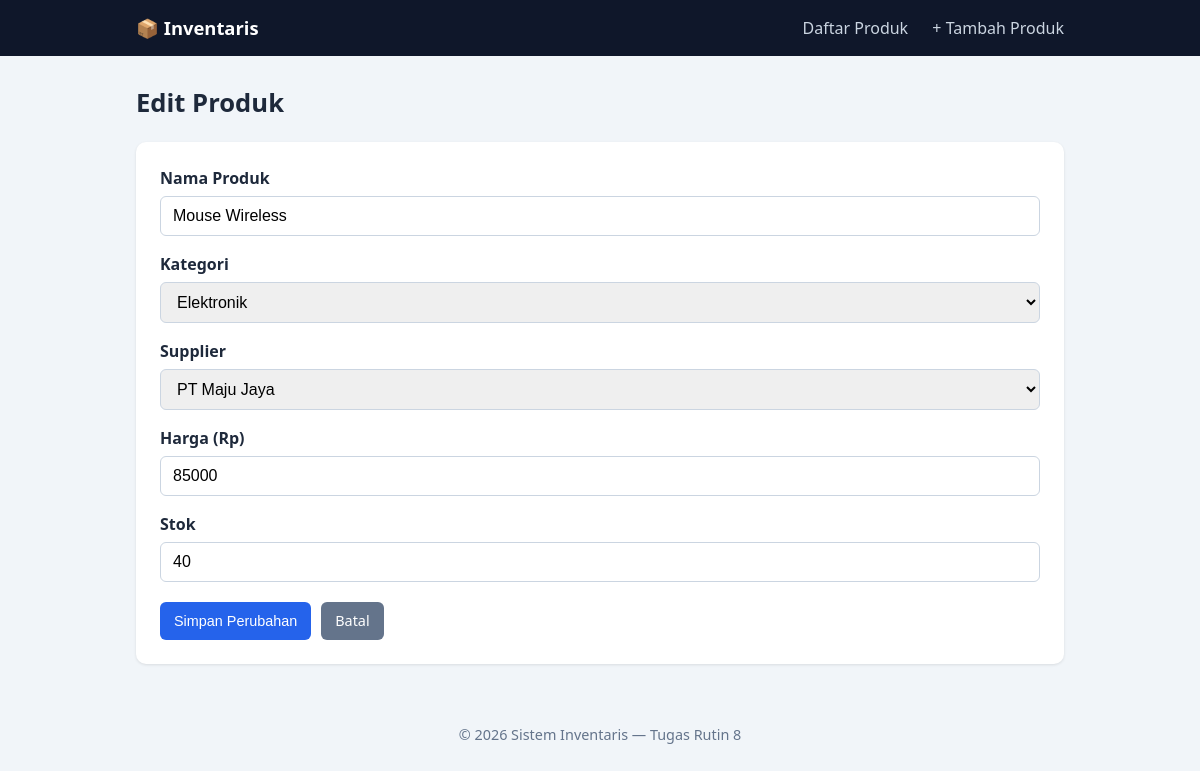
The page /edit.php?id=1 on the database its author committed.
### tables this page shows
CREATE TABLE `produk` (
  `id` int(11) NOT NULL,
  `nama` varchar(150) NOT NULL,
  `kategori_id` int(11) NOT NULL,
  `supplier_id` int(11) NOT NULL,
  `harga` int(11) NOT NULL,
  `stok` int(11) NOT NULL DEFAULT 0,
  `created_at` timestamp NOT NULL DEFAULT current_timestamp()
);

CREATE TABLE `kategori` (
  `id` int(11) NOT NULL,
  `nama` varchar(100) NOT NULL
);

CREATE TABLE `supplier` (
  `id` int(11) NOT NULL,
  `nama` varchar(100) NOT NULL,
  `telepon` varchar(20) DEFAULT NULL,
  `alamat` varchar(255) DEFAULT NULL
);

### includes/helpers.php (called while the page is built, shortened)
<?php
function e(?string $nilai): string
{
    return htmlspecialchars((string) $nilai, ENT_QUOTES, 'UTF-8');
}

### edit.php (the view, shortened to what this page needs)
<?php
require_once __DIR__ . '/includes/helpers.php';
$id = filter_var($_GET['id'] ?? '', FILTER_VALIDATE_INT);
$pdo = Database::getInstance()->getConnection();
$stmt = $pdo->prepare("SELECT * FROM produk WHERE id = :id");
$stmt->execute([':id' => $id]);
$produk = $stmt->fetch();
$kategori = $pdo->query("SELECT id, nama FROM kategori ORDER BY nama")->fetchAll();
$supplier = $pdo->query("SELECT id, nama FROM supplier ORDER BY nama")->fetchAll();
$old = $_SESSION['old'] ?? [];
$data = array_merge($produk, $old);
require __DIR__ . '/includes/header.php';
?>
<h1>Edit Produk</h1>
<div class="card">
    <form action="update.php" method="POST">
        <div class="form-group">
            <label for="nama">Nama Produk</label>
            <input type="text" id="nama" name="nama" value="<?= e($data['nama']) ?>" required>
        </div>
        <div class="form-group">
            <label for="kategori_id">Kategori</label>
            <select id="kategori_id" name="kategori_id" required>
                <?php foreach ($kategori as $k): ?>
                    <option value="<?= (int) $k['id'] ?>"
                        <?= ((string) $data['kategori_id'] === (string) $k['id']) ? 'selected' : '' ?>>
                        <?= e($k['nama']) ?>
                    </option>
                <?php endforeach; ?>
            </select>
        </div>
        <div class="form-group">
            <label for="supplier_id">Supplier</label>
            <select id="supplier_id" name="supplier_id" required>
                <?php foreach ($supplier as $s): ?>
                    <option value="<?= (int) $s['id'] ?>"
                        <?= ((string) $data['supplier_id'] === (string) $s['id']) ? 'selected' : '' ?>>
                        <?= e($s['nama']) ?>
                    </option>
                <?php endforeach; ?>
            </select>
        </div>
        <div class="form-group">
            <label for="harga">Harga (Rp)</label>
            <input type="number" id="harga" name="harga" min="0" value="<?= e((string) $data['harga']) ?>" required>
        </div>
        <div class="form-group">
            <label for="stok">Stok</label>
            <input type="number" id="stok" name="stok" min="0" value="<?= e((string) $data['stok']) ?>" required>
        </div>
        <div class="form-actions">
            <button type="submit" class="btn">Simpan Perubahan</button>
            <a href="index.php" class="btn btn-secondary">Batal</a>
        </div>
    </form>
</div>
<?php require __DIR__ . '/includes/footer.php'; ?>

### assets/style.css (style rules this page uses)
* { box-sizing: border-box; }
body { margin: 0; font-family: "Segoe UI", Arial, sans-serif; background: #f1f5f9; color: #1e293b; line-height: 1.5; }
h1 { margin: 0 0 20px; font-size: 1.6rem; }
.card { background: #fff; border-radius: 10px; padding: 24px; box-shadow: 0 1px 3px rgba(0, 0, 0, .1); }
.btn { display: inline-block; padding: 8px 14px; border: 0; border-radius: 6px; font-size: .9rem; cursor: pointer; text-decoration: none; color: #fff; background: #2563eb; }
.btn-secondary { background: #64748b; }
.form-group { margin-bottom: 16px; }
label { display: block; margin-bottom: 6px; font-weight: 600; }
input[type=text], input[type=number], select { width: 100%; padding: 10px 12px; border: 1px solid #cbd5e1; border-radius: 6px; font-size: 1rem; }
.form-actions { display: flex; gap: 10px; margin-top: 20px; }

### rows shown on the page
produk: nama "Mouse Wireless", kategori_id "Elektronik", supplier_id "PT Maju Jaya", harga "85000", stok "40"
